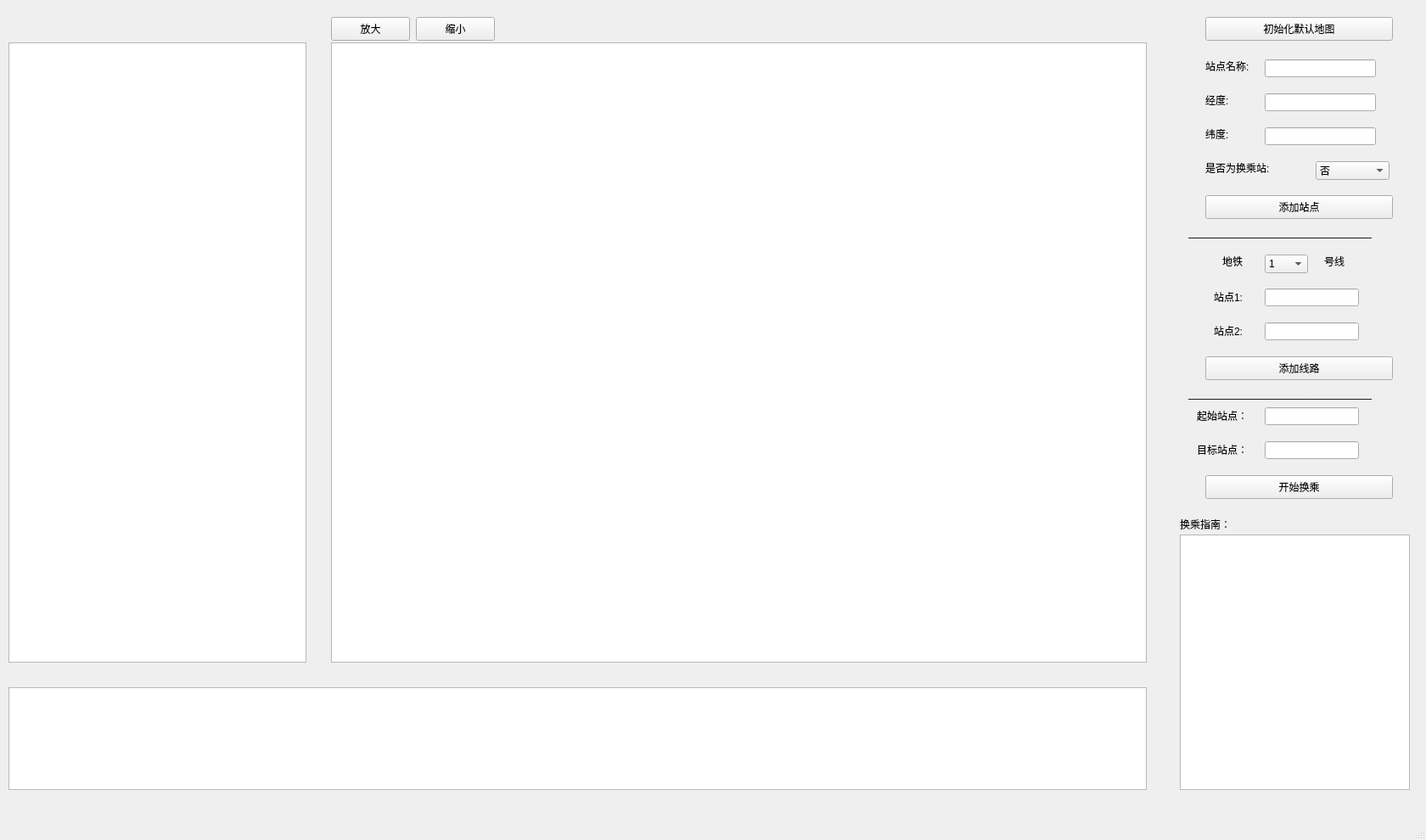
<?xml version="1.0" encoding="UTF-8"?>
<ui version="4.0">
 <class>MainWindow</class>
 <widget class="QMainWindow" name="MainWindow">
  <property name="geometry">
   <rect>
    <x>0</x>
    <y>0</y>
    <width>1680</width>
    <height>990</height>
   </rect>
  </property>
  <property name="windowTitle">
   <string>MainWindow</string>
  </property>
  <widget class="QWidget" name="centralwidget">
   <widget class="QGraphicsView" name="graphicsView">
    <property name="geometry">
     <rect>
      <x>390</x>
      <y>50</y>
      <width>961</width>
      <height>731</height>
     </rect>
    </property>
   </widget>
   <widget class="QPushButton" name="pushButton">
    <property name="geometry">
     <rect>
      <x>390</x>
      <y>20</y>
      <width>93</width>
      <height>28</height>
     </rect>
    </property>
    <property name="text">
     <string>放大</string>
    </property>
   </widget>
   <widget class="QPushButton" name="pushButton_2">
    <property name="geometry">
     <rect>
      <x>490</x>
      <y>20</y>
      <width>93</width>
      <height>28</height>
     </rect>
    </property>
    <property name="text">
     <string>缩小</string>
    </property>
   </widget>
   <widget class="QPushButton" name="pushButton_3">
    <property name="geometry">
     <rect>
      <x>1420</x>
      <y>20</y>
      <width>221</width>
      <height>28</height>
     </rect>
    </property>
    <property name="text">
     <string>初始化默认地图</string>
    </property>
   </widget>
   <widget class="QPushButton" name="pushButton_5">
    <property name="geometry">
     <rect>
      <x>1420</x>
      <y>230</y>
      <width>221</width>
      <height>28</height>
     </rect>
    </property>
    <property name="text">
     <string>添加站点</string>
    </property>
   </widget>
   <widget class="QLineEdit" name="lineEdit">
    <property name="geometry">
     <rect>
      <x>1490</x>
      <y>70</y>
      <width>131</width>
      <height>21</height>
     </rect>
    </property>
    <property name="text">
     <string/>
    </property>
   </widget>
   <widget class="QLineEdit" name="lineEdit_2">
    <property name="geometry">
     <rect>
      <x>1490</x>
      <y>110</y>
      <width>131</width>
      <height>21</height>
     </rect>
    </property>
   </widget>
   <widget class="QLineEdit" name="lineEdit_3">
    <property name="geometry">
     <rect>
      <x>1490</x>
      <y>150</y>
      <width>131</width>
      <height>21</height>
     </rect>
    </property>
   </widget>
   <widget class="QComboBox" name="comboBox">
    <property name="geometry">
     <rect>
      <x>1550</x>
      <y>190</y>
      <width>87</width>
      <height>22</height>
     </rect>
    </property>
    <item>
     <property name="text">
      <string>否</string>
     </property>
    </item>
    <item>
     <property name="text">
      <string>是</string>
     </property>
    </item>
   </widget>
   <widget class="QLabel" name="label">
    <property name="geometry">
     <rect>
      <x>1420</x>
      <y>70</y>
      <width>72</width>
      <height>15</height>
     </rect>
    </property>
    <property name="text">
     <string>站点名称:</string>
    </property>
   </widget>
   <widget class="QLabel" name="label_2">
    <property name="geometry">
     <rect>
      <x>1420</x>
      <y>110</y>
      <width>41</width>
      <height>16</height>
     </rect>
    </property>
    <property name="text">
     <string>经度:</string>
    </property>
   </widget>
   <widget class="QLabel" name="label_3">
    <property name="geometry">
     <rect>
      <x>1420</x>
      <y>150</y>
      <width>41</width>
      <height>16</height>
     </rect>
    </property>
    <property name="text">
     <string>纬度:</string>
    </property>
   </widget>
   <widget class="QLabel" name="label_4">
    <property name="geometry">
     <rect>
      <x>1420</x>
      <y>190</y>
      <width>101</width>
      <height>16</height>
     </rect>
    </property>
    <property name="text">
     <string>是否为换乘站:</string>
    </property>
   </widget>
   <widget class="QPushButton" name="pushButton_6">
    <property name="geometry">
     <rect>
      <x>1420</x>
      <y>420</y>
      <width>221</width>
      <height>28</height>
     </rect>
    </property>
    <property name="text">
     <string>添加线路</string>
    </property>
   </widget>
   <widget class="QLabel" name="label_5">
    <property name="geometry">
     <rect>
      <x>1440</x>
      <y>300</y>
      <width>31</width>
      <height>16</height>
     </rect>
    </property>
    <property name="text">
     <string>地铁</string>
    </property>
   </widget>
   <widget class="QComboBox" name="comboBox_2">
    <property name="geometry">
     <rect>
      <x>1490</x>
      <y>300</y>
      <width>51</width>
      <height>22</height>
     </rect>
    </property>
    <item>
     <property name="text">
      <string>1</string>
     </property>
    </item>
    <item>
     <property name="text">
      <string>2</string>
     </property>
    </item>
    <item>
     <property name="text">
      <string>3</string>
     </property>
    </item>
    <item>
     <property name="text">
      <string>4</string>
     </property>
    </item>
    <item>
     <property name="text">
      <string>5</string>
     </property>
    </item>
    <item>
     <property name="text">
      <string>6</string>
     </property>
    </item>
    <item>
     <property name="text">
      <string>7</string>
     </property>
    </item>
    <item>
     <property name="text">
      <string>8</string>
     </property>
    </item>
    <item>
     <property name="text">
      <string>9</string>
     </property>
    </item>
    <item>
     <property name="text">
      <string>10</string>
     </property>
    </item>
    <item>
     <property name="text">
      <string>11</string>
     </property>
    </item>
    <item>
     <property name="text">
      <string>12</string>
     </property>
    </item>
    <item>
     <property name="text">
      <string>13</string>
     </property>
    </item>
    <item>
     <property name="text">
      <string>16</string>
     </property>
    </item>
    <item>
     <property name="text">
      <string>17</string>
     </property>
    </item>
   </widget>
   <widget class="QLabel" name="label_6">
    <property name="geometry">
     <rect>
      <x>1560</x>
      <y>300</y>
      <width>41</width>
      <height>16</height>
     </rect>
    </property>
    <property name="text">
     <string>号线</string>
    </property>
   </widget>
   <widget class="QLineEdit" name="lineEdit_4">
    <property name="geometry">
     <rect>
      <x>1490</x>
      <y>340</y>
      <width>111</width>
      <height>21</height>
     </rect>
    </property>
    <property name="text">
     <string/>
    </property>
   </widget>
   <widget class="QLabel" name="label_7">
    <property name="geometry">
     <rect>
      <x>1430</x>
      <y>380</y>
      <width>51</width>
      <height>20</height>
     </rect>
    </property>
    <property name="text">
     <string>站点2:</string>
    </property>
   </widget>
   <widget class="QLabel" name="label_8">
    <property name="geometry">
     <rect>
      <x>1430</x>
      <y>340</y>
      <width>61</width>
      <height>20</height>
     </rect>
    </property>
    <property name="text">
     <string>站点1:</string>
    </property>
   </widget>
   <widget class="QLineEdit" name="lineEdit_5">
    <property name="geometry">
     <rect>
      <x>1490</x>
      <y>380</y>
      <width>111</width>
      <height>21</height>
     </rect>
    </property>
    <property name="text">
     <string/>
    </property>
   </widget>
   <widget class="QTextBrowser" name="textBrowser">
    <property name="geometry">
     <rect>
      <x>1390</x>
      <y>630</y>
      <width>271</width>
      <height>301</height>
     </rect>
    </property>
   </widget>
   <widget class="QLabel" name="label_9">
    <property name="geometry">
     <rect>
      <x>1390</x>
      <y>610</y>
      <width>72</width>
      <height>15</height>
     </rect>
    </property>
    <property name="text">
     <string>换乘指南：</string>
    </property>
   </widget>
   <widget class="QTextBrowser" name="textBrowser_2">
    <property name="geometry">
     <rect>
      <x>10</x>
      <y>810</y>
      <width>1341</width>
      <height>121</height>
     </rect>
    </property>
   </widget>
   <widget class="QLabel" name="label_10">
    <property name="geometry">
     <rect>
      <x>1400</x>
      <y>270</y>
      <width>271</width>
      <height>20</height>
     </rect>
    </property>
    <property name="text">
     <string>——————————————————</string>
    </property>
   </widget>
   <widget class="QGraphicsView" name="graphicsView_2">
    <property name="geometry">
     <rect>
      <x>10</x>
      <y>50</y>
      <width>351</width>
      <height>731</height>
     </rect>
    </property>
   </widget>
   <widget class="QLabel" name="label_11">
    <property name="geometry">
     <rect>
      <x>1400</x>
      <y>460</y>
      <width>271</width>
      <height>20</height>
     </rect>
    </property>
    <property name="text">
     <string>——————————————————</string>
    </property>
   </widget>
   <widget class="QLineEdit" name="lineEdit_6">
    <property name="geometry">
     <rect>
      <x>1490</x>
      <y>520</y>
      <width>111</width>
      <height>21</height>
     </rect>
    </property>
    <property name="text">
     <string/>
    </property>
   </widget>
   <widget class="QLineEdit" name="lineEdit_7">
    <property name="geometry">
     <rect>
      <x>1490</x>
      <y>480</y>
      <width>111</width>
      <height>21</height>
     </rect>
    </property>
    <property name="text">
     <string/>
    </property>
   </widget>
   <widget class="QLabel" name="label_12">
    <property name="geometry">
     <rect>
      <x>1410</x>
      <y>520</y>
      <width>71</width>
      <height>20</height>
     </rect>
    </property>
    <property name="text">
     <string>目标站点：</string>
    </property>
   </widget>
   <widget class="QPushButton" name="pushButton_7">
    <property name="geometry">
     <rect>
      <x>1420</x>
      <y>560</y>
      <width>221</width>
      <height>28</height>
     </rect>
    </property>
    <property name="text">
     <string>开始换乘</string>
    </property>
   </widget>
   <widget class="QLabel" name="label_13">
    <property name="geometry">
     <rect>
      <x>1410</x>
      <y>480</y>
      <width>71</width>
      <height>20</height>
     </rect>
    </property>
    <property name="text">
     <string>起始站点：</string>
    </property>
   </widget>
  </widget>
  <widget class="QMenuBar" name="menubar">
   <property name="geometry">
    <rect>
     <x>0</x>
     <y>0</y>
     <width>1680</width>
     <height>26</height>
    </rect>
   </property>
  </widget>
  <widget class="QStatusBar" name="statusbar"/>
 </widget>
 <resources/>
 <connections/>
</ui>
